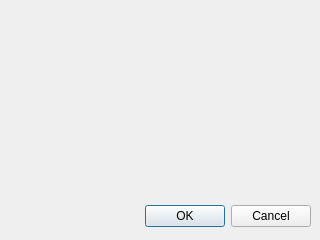
<ui version="4.0">
 <class>Help</class>
 <widget name="Help" class="QDialog">
  <property name="geometry">
   <rect>
    <x>0</x>
    <y>0</y>
    <width>320</width>
    <height>240</height>
   </rect>
  </property>
  <property name="windowTitle">
   <string>Dialog</string>
  </property>
  <widget name="buttonBox" class="QDialogButtonBox">
   <property name="geometry">
    <rect>
     <x>10</x>
     <y>200</y>
     <width>301</width>
     <height>32</height>
    </rect>
   </property>
   <property name="orientation">
    <enum>Qt::Horizontal</enum>
   </property>
   <property name="standardButtons">
    <set>QDialogButtonBox::Cancel|QDialogButtonBox::Ok</set>
   </property>
  </widget>
 </widget>
 <resources/>
 <connections>
  <connection>
   <sender>buttonBox</sender>
   <signal>accepted()</signal>
   <receiver>Help</receiver>
   <slot>accept()</slot>
   <hints>
    <hint type="sourcelabel">
     <x>248</x>
     <y>254</y>
    </hint>
    <hint type="destinationlabel">
     <x>157</x>
     <y>274</y>
    </hint>
   </hints>
  </connection>
  <connection>
   <sender>buttonBox</sender>
   <signal>rejected()</signal>
   <receiver>Help</receiver>
   <slot>reject()</slot>
   <hints>
    <hint type="sourcelabel">
     <x>316</x>
     <y>260</y>
    </hint>
    <hint type="destinationlabel">
     <x>286</x>
     <y>274</y>
    </hint>
   </hints>
  </connection>
 </connections>
</ui>
